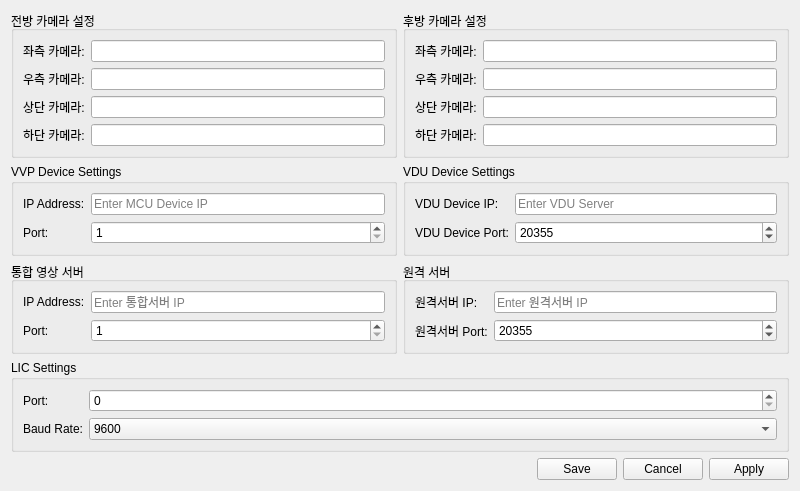
<?xml version="1.0" encoding="UTF-8"?>
<ui version="4.0">
 <class>IPUConfig</class>
 <widget class="QWidget" name="IPUConfig">
  <property name="geometry">
   <rect>
    <x>0</x>
    <y>0</y>
    <width>800</width>
    <height>400</height>
   </rect>
  </property>
  <property name="windowTitle">
   <string>IPU Configuration</string>
  </property>
  <layout class="QVBoxLayout" name="verticalLayout">
   <item>
    <layout class="QHBoxLayout" name="horizontalLayout_Cameras">
     <item>
      <widget class="QGroupBox" name="groupBoxFrontCamera">
       <property name="title">
        <string>전방 카메라 설정</string>
       </property>
       <layout class="QFormLayout" name="formLayout_FrontCamera">
        <item row="0" column="0">
         <widget class="QLabel" name="labelFrontLeft">
          <property name="text">
           <string>좌측 카메라:</string>
          </property>
         </widget>
        </item>
        <item row="0" column="1">
         <widget class="QLineEdit" name="lineEditFrontLeft"/>
        </item>
        <item row="1" column="0">
         <widget class="QLabel" name="labelFrontRight">
          <property name="text">
           <string>우측 카메라:</string>
          </property>
         </widget>
        </item>
        <item row="1" column="1">
         <widget class="QLineEdit" name="lineEditFrontRight"/>
        </item>
        <item row="2" column="0">
         <widget class="QLabel" name="labelFrontTop">
          <property name="text">
           <string>상단 카메라:</string>
          </property>
         </widget>
        </item>
        <item row="2" column="1">
         <widget class="QLineEdit" name="lineEditFrontTop"/>
        </item>
        <item row="3" column="0">
         <widget class="QLabel" name="labelFrontBottom">
          <property name="text">
           <string>하단 카메라:</string>
          </property>
         </widget>
        </item>
        <item row="3" column="1">
         <widget class="QLineEdit" name="lineEditFrontBottom"/>
        </item>
       </layout>
      </widget>
     </item>
     <item>
      <widget class="QGroupBox" name="groupBoxRearCamera">
       <property name="title">
        <string>후방 카메라 설정</string>
       </property>
       <layout class="QFormLayout" name="formLayout_RearCamera">
        <item row="0" column="0">
         <widget class="QLabel" name="labelRearLeft">
          <property name="text">
           <string>좌측 카메라:</string>
          </property>
         </widget>
        </item>
        <item row="0" column="1">
         <widget class="QLineEdit" name="lineEditRearLeft"/>
        </item>
        <item row="1" column="0">
         <widget class="QLabel" name="labelRearRight">
          <property name="text">
           <string>우측 카메라:</string>
          </property>
         </widget>
        </item>
        <item row="1" column="1">
         <widget class="QLineEdit" name="lineEditRearRight"/>
        </item>
        <item row="2" column="0">
         <widget class="QLabel" name="labelRearTop">
          <property name="text">
           <string>상단 카메라:</string>
          </property>
         </widget>
        </item>
        <item row="2" column="1">
         <widget class="QLineEdit" name="lineEditRearTop"/>
        </item>
        <item row="3" column="0">
         <widget class="QLabel" name="labelRearBottom">
          <property name="text">
           <string>하단 카메라:</string>
          </property>
         </widget>
        </item>
        <item row="3" column="1">
         <widget class="QLineEdit" name="lineEditRearBottom"/>
        </item>
       </layout>
      </widget>
     </item>
    </layout>
   </item>
   <item>
   <layout class="QHBoxLayout" name="horizontalLayout_VVP_VDU">
    <item>
        <widget class="QGroupBox" name="groupBoxVVPDevice">
            <property name="title">
                <string>VVP Device Settings</string>
            </property>
            <layout class="QFormLayout" name="formLayout_VVPDevice">
                <item row="0" column="0">
                <widget class="QLabel" name="labelVVPDeviceIP">
                    <property name="text">
                    <string>IP Address:</string>
                    </property>
                </widget>
                </item>
                <item row="0" column="1">
                <widget class="QLineEdit" name="lineEditVVPDeviceIP">
                    <property name="placeholderText">
                        <string>Enter MCU Device IP</string>
                    </property>
                </widget>
                </item>
                <item row="1" column="0">
                <widget class="QLabel" name="labelVVPDevicePort">
                    <property name="text">
                    <string>Port:</string>
                    </property>
                </widget>CMediator::ServiceStar
                </item>
                <item row="1" column="1">
                <widget class="QSpinBox" name="spinBoxVVPDevicePort">
                    <property name="minimum">
                    <number>1</number>
                    </property>
                    <property name="maximum">
                    <number>65535</number>
                    </property>
                </widget>
                </item>
            </layout>
        </widget>
    </item>
    <item>
        <widget class="QGroupBox" name="groupBoxVDU">
            <property name="title">
                <string>VDU Device Settings</string>
            </property>
            <layout class="QFormLayout" name="formLayout_VDUDevice">
                <item row="0" column="0">
                <widget class="QLabel" name="labelVDUIP">
                    <property name="text">
                    <string>VDU Device IP:</string>
                    </property>
                </widget>
                </item>
                <item row="0" column="1">
                <widget class="QLineEdit" name="lineEditVduDeviceIP">
                    <property name="placeholderText">
                        <string>Enter VDU Server</string>
                    </property>
                </widget>
                </item>
                <item row="1" column="0">
                <widget class="QLabel" name="labelVDUPort">
                    <property name="text">
                    <string>VDU Device Port:</string>
                    </property>
                </widget>
                </item>
                <item row="1" column="1">
                <widget class="QSpinBox" name="spinBoxVduDevicePort">
                    <property name="minimum">
                    <number>1</number>
                    </property>
                    <property name="maximum">
                    <number>65535</number>
                    </property>
                    <property name="value">
                    <number>20355</number>
                    </property>
                </widget>
                </item>
            </layout>
        </widget>
    </item>
   </layout>
   </item>
   <item>
   <layout class="QHBoxLayout" name="horizontalLayout_SERVER">
    <item>
        <widget class="QGroupBox" name="groupBox">
            <property name="title">
                <string>통합 영상 서버</string>
            </property>
            <layout class="QFormLayout" name="formLayout_UnityServer">
                <item row="0" column="0">
                <widget class="QLabel" name="labelUnityServerIP">
                    <property name="text">
                    <string>IP Address:</string>
                    </property>
                </widget>
                </item>
                <item row="0" column="1">
                <widget class="QLineEdit" name="lineEditUnityServerIP">
                    <property name="placeholderText">
                        <string>Enter 통합서버 IP</string>
                    </property>
                </widget>
                </item>
                <item row="1" column="0">
                <widget class="QLabel" name="labelUnityServerPort">
                    <property name="text">
                    <string>Port:</string>
                    </property>
                </widget>
                </item>
                <item row="1" column="1">
                <widget class="QSpinBox" name="spinBoxUnityServerPort">
                    <property name="minimum">
                    <number>1</number>
                    </property>
                    <property name="maximum">
                    <number>65535</number>
                    </property>
                </widget>
                </item>
            </layout>
        </widget>
    </item>
    <item>
        <widget class="QGroupBox" name="groupBoxRemoteServer">
            <property name="title">
                <string>원격 서버</string>
            </property>
            <layout class="QFormLayout" name="formLayout_RemoteServer">
                <item row="0" column="0">
                <widget class="QLabel" name="labelRemoteServerIP">
                    <property name="text">
                    <string>원격서버 IP:</string>
                    </property>
                </widget>
                </item>
                <item row="0" column="1">
                <widget class="QLineEdit" name="lineEditRemoteServerIP">
                    <property name="placeholderText">
                        <string>Enter 원격서버 IP</string>
                    </property>
                </widget>
                </item>
                <item row="1" column="0">
                <widget class="QLabel" name="labelRemoteServerPort">
                    <property name="text">
                    <string>원격서버 Port:</string>
                    </property>
                </widget>
                </item>
                <item row="1" column="1">
                <widget class="QSpinBox" name="spinBoxRemoteServerPort">
                    <property name="minimum">
                    <number>1</number>
                    </property>
                    <property name="maximum">
                    <number>65535</number>
                    </property>
                    <property name="value">
                    <number>20355</number>
                    </property>
                </widget>
                </item>
            </layout>
        </widget>
    </item>
   </layout>
   </item>

   <item>
    <widget class="QGroupBox" name="groupBoxLic">
     <property name="title">
      <string>LIC Settings</string>
     </property>
     <layout class="QFormLayout" name="formLayout">
      <item row="0" column="0">
       <widget class="QLabel" name="labelPort">
        <property name="text">
         <string>Port:</string>
        </property>
       </widget>
      </item>
      <item row="0" column="1">
       <widget class="QSpinBox" name="spinBoxPort">
        <property name="maximum">
         <number>255</number>
        </property>
       </widget>
      </item>
      <item row="1" column="0">
       <widget class="QLabel" name="labelBaud">
        <property name="text">
         <string>Baud Rate:</string>
        </property>
       </widget>
      </item>
      <item row="1" column="1">
       <widget class="QComboBox" name="comboBoxBaud">
        <item>
         <property name="text">
          <string>9600</string>
         </property>
        </item>
        <item>
         <property name="text">
          <string>19200</string>
         </property>
        </item>
        <item>
         <property name="text">
          <string>38400</string>
         </property>
        </item>
        <item>
         <property name="text">
          <string>57600</string>
         </property>
        </item>
        <item>
         <property name="text">
          <string>115200</string>
         </property>
        </item>
       </widget>
      </item>
     </layout>
    </widget>
   </item>
   <item>
    <layout class="QHBoxLayout" name="horizontalLayout">
     <item>
      <spacer name="horizontalSpacer">
       <property name="orientation">
        <enum>Qt::Horizontal</enum>
       </property>
       <property name="sizeHint" stdset="0">
        <size>
         <width>40</width>
         <height>20</height>
        </size>
       </property>
      </spacer>
     </item>
     <item>
      <widget class="QPushButton" name="pushButtonSave">
       <property name="text">
        <string>Save</string>
       </property>
      </widget>
     </item>
     <item>
      <widget class="QPushButton" name="pushButtonCancel">
       <property name="text">
        <string>Cancel</string>
       </property>
      </widget>
     </item>
     <item>
      <widget class="QPushButton" name="pushButtonApply">
       <property name="text">
        <string>Apply</string>
       </property>
      </widget>
     </item>
    </layout>
   </item>
  </layout>
 </widget>
 <resources/>
 <connections/>
</ui>
